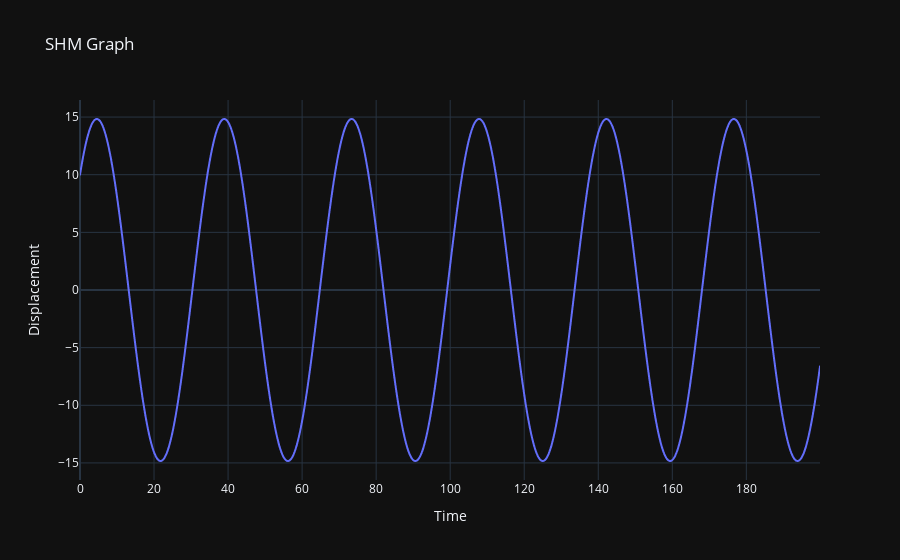

The cell this chart's notebook holds for it:
### Markdown cell above
In this case we are assuming that the mass is vibrating in a **Simple Harmonic Motion**, this means that there is **zero external input forces** acting on this system. 
<br />In other words we can rearange the equation in the following form: $a=-\frac{k}{m}x$, or we can simplify it to this: $a=-{\omega_{n}}^2  x$. 
<br /> $\omega_{n}$ is the **natural frequency** of the object since the acceleration is directly proportional to the displacement in the opposite direction. From this equation, we can derive the natural frequency to be the following: $\omega_{n} = \sqrt\frac{k}{m}$ .

1. **x0:** The inital displacement usually measured in "m"
2. **v0:** The inital velocity usually measured in "m/s" 
2. **k:** The Stiffness Coefficent usually measured in "N/m"
3. **m:** The Mass usually measured in "kg"

To get the maximum Amplitude, you need to do the calculation: $\sqrt(A^2 + B^2)$

Now do note that the equation: $a=-{\omega_{n}}^2  x$ is an **Ordinary Differential Homogeneous Equation**. As a matter of fact we can re-arange our equations to be the following: $\frac{d^{2}x}{dt^{2}}+{\omega_{n}}^2  x = 0$ and if we have the intial conditon of displacement $x(0)=x_{0}$ and the initial condition for velocity $\frac{dx(0)}{dt} = v(0)$, we will get the following equation for the displacement:
<br /> $x(t)=x_{0}cos(\omega_{n}t)+\frac{v_{0}}{\omega_{n}}sin(\omega_{n}t)$

### Code cell
xo=10
vo=2
k=3
m=30*k

w=math.sqrt(k/m)
A=xo
B=vo/w

end_time=200
inc=0.1

plt.figure(figsize=(30, 10))
time=np.arange(0,end_time,inc)
data=makeTargetSet(A, B, m, k, time)

d={"Time": data[:,0], "Displacement": data[:,1]}
df = pd.DataFrame(d)

import plotly.express as px
fig = px.line(df, x="Time", y="Displacement", title='SHM Graph', template='plotly_dark')
fig.show()

### Figure 1 — Plotly figure (JSON) as saved in the notebook; plotly's stock layout.template omitted (floating-point values rounded to 4 significant figures; data arrays with more than 128 entries replaced by an {"elided": "..."} marker saying what was removed)
{"data": [{"hovertemplate": "Time=%{x}<br>Displacement=%{y}<extra></extra>", "legendgroup": "", "line": {"color": "#636efa", "dash": "solid"}, "marker": {"symbol": "circle"}, "mode": "lines", "name": "", "showlegend": false, "type": "scattergl", "x": {"elided": "2000 float values"}, "xaxis": "x", "y": {"elided": "2000 float values"}, "yaxis": "y"}], "layout": {"autosize": true, "legend": {"tracegroupgap": 0}, "title": {"text": "SHM Graph"}, "xaxis": {"anchor": "y", "autorange": true, "domain": [0, 1], "range": [0, 199.9], "title": {"text": "Time"}, "type": "linear"}, "yaxis": {"anchor": "x", "autorange": true, "domain": [0, 1], "range": [-16.48, 16.48], "title": {"text": "Displacement"}, "type": "linear"}}}
